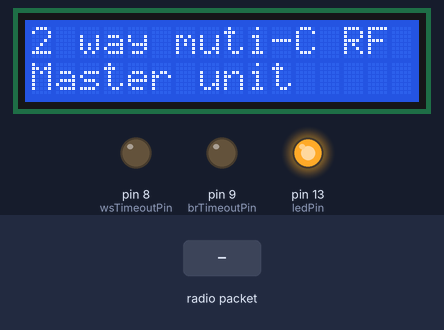
Bench run of a sketch on a simulated Arduino Nano, built with avr-gcc and run on an emulated ATmega328P. Shown: 16×2 character LCD, output pins drawn as LEDs (lit = HIGH). The inputs (shaded band) are chosen by the test bench. No radio packets arrive unless stated; what the sketch prints to the serial monitor is not drawn.

Above: at 3.2 s.
3.3 s: radio packet "Workshop" arrives
At 4.5 s:
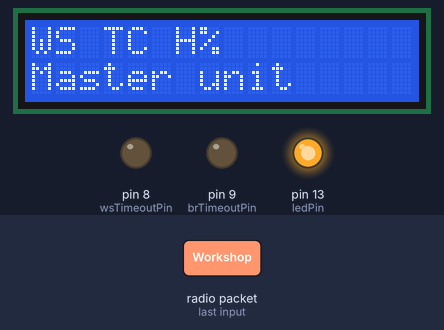
4.8 s: radio packet "Bathroom" arrives
At 5.7 s:
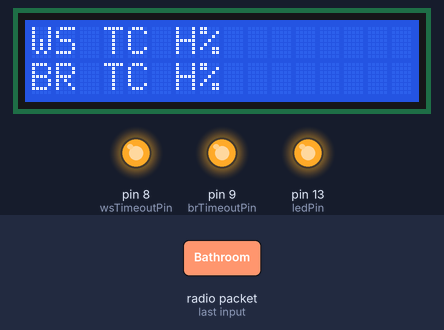
6.3 s: radio packet "%" arrives
At 16.6 s:
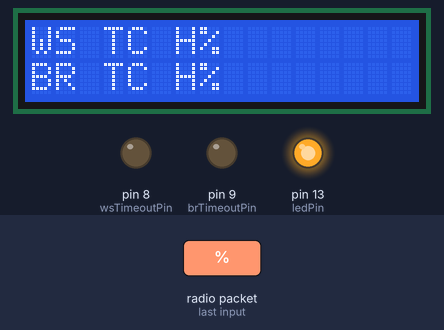
Timing chart, 0 to 16.9 s (numbered marks = the images above; inputs shaded):
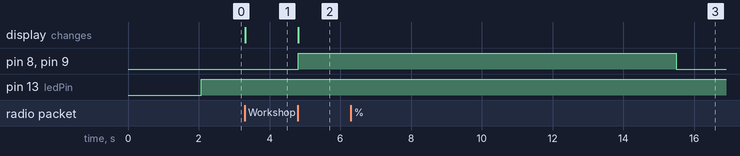

Measured:
- after the input at 3.3 s, the display: changes at once (image 1)
- after the input at 4.8 s, pin 8 (wsTimeoutPin), pin 9 (brTimeoutPin): LOW → HIGH at once; the display: changes at once (image 2)
- after the input at 6.3 s, pin 8 (wsTimeoutPin), pin 9 (brTimeoutPin): HIGH → LOW after 9.2 s

The sketch:

Master.ino
```cpp
/*
  433 MHz RF Module Transmitter Demonstration 2
  RF-Xmit-Demo-2.ino
  Demonstrates 433 MHz RF Transmitter Module with DHT-22 Sensor
  Use with Receiver Demonstration 2
  DroneBot Workshop 2018
  https://dronebotworkshop.com
*/

#include <RH_ASK.h>
#ifdef RH_HAVE_HARDWARE_SPI
#include <SPI.h> // Not actually used but needed to compile
#endif

//LCD display
#include <LiquidCrystal.h>

// Include DHT Libraries from Adafruit
#include "DHT.h";

//Built in LED on Arduino nano
byte ledPin = 13;

// LCD Monitors
const int rs = 7, en = 6, d4 = 5, d5 = 4, d6 = 3, d7 = 2;
LiquidCrystal lcd(rs, en, d4, d5, d6, d7);

// RF Transmitter and receiver
RH_ASK rf_driver; //Transmit pin is 12. Receive pin is 10 by default on Arduino Nano

//TimeDelay for RF transmission
long lastTransmit= 0;

//Listing of all slave units that are communicating with Master
String slave1ID = "Workshop";
String slave2ID = "Bathroom";


//Timeout management for RF communication
long timeoutInterval = 10000;

long brTimeoutTime;
long wsTimeoutTime;
byte brTimeoutPin = 9;
byte wsTimeoutPin = 8 ;

void setup() {
  pinMode(ledPin,OUTPUT);
  pinMode(rs,OUTPUT);
  pinMode(brTimeoutPin,OUTPUT);
  pinMode(wsTimeoutPin,OUTPUT);


  // Initialize ASK Object (RF receiver and transmitter)

  if (!rf_driver.init()) {
    Serial.println("init failed");
  }
  else {
    Serial.println("rf init successfull");
  }
  // Initialize serial commnunication for debugging
  Serial.begin(9600);

   // Initialize LCD display unit
   lcd.begin(16, 2);
   lcd.setCursor(0,0);
   lcd.print("2 way muti-C RF");
   lcd.setCursor(0,1);
   lcd.print("Master unit");
   delay(2000);
}

void transmit(String slaveID) {
      Serial.println("Sending message to: "+ slaveID);
      digitalWrite(ledPin,HIGH);

      //For now, only STATUS command exist. Can be extended.
      String str_out = slaveID + "%" + "STATUS"+"%"; // Send command to the proper

      //Converting str_out in an array of characters for transmission.
      const char *msg = str_out.c_str();

      rf_driver.send((uint8_t *)msg, strlen(msg));
      rf_driver.waitPacketSent();

      //Check for the slave response for 3 seconds.
      // If it doesn't work, timeout.
      long timeOut = millis()+3000;
      int msgReceived = -1;
      while (msgReceived ==-1){
         msgReceived = checkReceive();
         if (millis()>timeOut) {
          return;
         }

      }
      digitalWrite(ledPin,LOW);
    }


int checkReceive(){
  //Check if there is a received message in the RF buffer. If so, interpret the message.
  uint8_t buf[RH_ASK_MAX_MESSAGE_LEN];
    uint8_t buflen = sizeof(buf);
    if (rf_driver.recv(buf, &buflen)) // Non-blocking
    {

        // Message with a good checksum received, dump it.

        Serial.println((char*)buf);

        //Interpretation
        int sepparatorIndex = 0;
        String cmdID;
        String cmd;
        String tString;
        String hString;
        for (int i = 0; i < RH_ASK_MAX_MESSAGE_LEN; i++) {
          if(buf[i] =='%') {//Anytime there is a % charactor, it needs to go
            //to the next data information.
            sepparatorIndex ++;
          }
          else {
            if (sepparatorIndex ==0) {
               cmdID = cmdID+(char)buf[i];
            }
            else if (sepparatorIndex ==1) {
              cmd = cmd + (char)buf[i];
            }
            else if (sepparatorIndex ==2) {
              hString = hString +(char) buf[i];

            }
            else if (sepparatorIndex == 3) {
              tString = tString + (char) buf[i];
            }
          }
        }

        Serial.println("T = " + tString);
        Serial.println("H = " + hString);

        String line;
        if (cmdID == "Workshop"){
          lcd.setCursor(0,0);
          line = "WS T"+tString+"C "+"H"+hString+"%         ";
          wsTimeoutTime = millis() + timeoutInterval;
        }
        if (cmdID == "Bathroom") {
          lcd.setCursor(0,1);
          line = "BR T"+tString+"C "+"H"+hString+"%         ";
          brTimeoutTime = millis() + timeoutInterval;
        }

        lcd.print(line); //Print the humidity and temperature on the
        //corresponding line
        return 1;
    }
    else {
      return -1;
    }
}

void checkForTimeout() {
  // If there is no communication for 10 seconds, status light becomes low.
  if (millis() > brTimeoutTime) {
    digitalWrite(brTimeoutPin,LOW);
  }
  else {
    digitalWrite(brTimeoutPin,HIGH);
  }
  // If there is no communication for 10 seconds, status light becomes low.
  if (millis() > wsTimeoutTime) {
    digitalWrite(wsTimeoutPin,LOW);
  }
  else {
    digitalWrite(wsTimeoutPin,HIGH);
  }
}

void loop()
{
   transmit(slave1ID); // Send first message and waid for answer
   transmit(slave2ID); // Send second message and wait for answer
   checkForTimeout(); // After 10 seconds without answer, turn off status LED light
}
```
